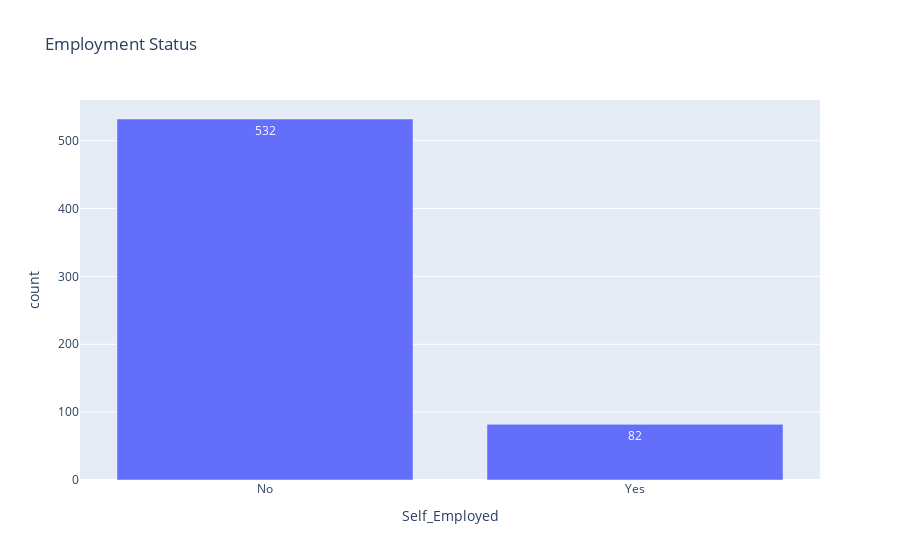

Notebook code cell kept with this figure:
### Code cell
self_employment_status = df["Self_Employed"].value_counts()
fig_employment = px.bar(self_employment_status,
                          x= self_employment_status.index,
                          y=self_employment_status.values,
                          text=self_employment_status.values,
                          labels={"x":"employment","y":"count"},
                          title= "Employment Status ")
fig_employment.show()

### Figure 1 — Plotly figure (JSON) as saved in the notebook; plotly's stock layout.template omitted (floating-point values rounded to 4 significant figures)
{"data": [{"alignmentgroup": "True", "hovertemplate": "Self_Employed=%{x}<br>count=%{y}<br>text=%{text}<extra></extra>", "legendgroup": "", "marker": {"color": "#636efa", "pattern": {"shape": ""}}, "name": "", "offsetgroup": "", "orientation": "v", "showlegend": false, "text": [532, 82], "textposition": "auto", "type": "bar", "x": ["No", "Yes"], "xaxis": "x", "y": [532, 82], "yaxis": "y"}], "layout": {"barmode": "relative", "legend": {"tracegroupgap": 0}, "title": {"text": "Employment Status "}, "xaxis": {"anchor": "y", "domain": [0, 1], "title": {"text": "Self_Employed"}}, "yaxis": {"anchor": "x", "domain": [0, 1], "title": {"text": "count"}}}}
